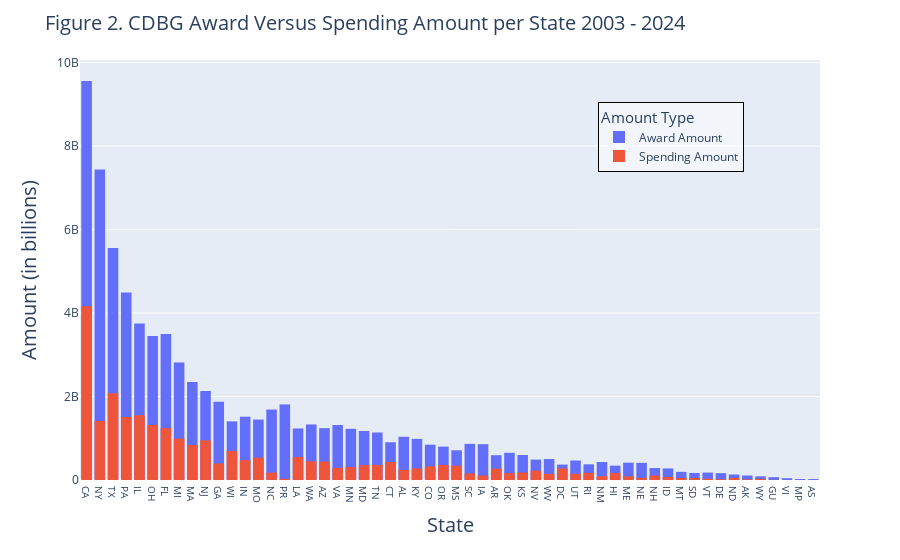

The code cell stored with this chart in its notebook:
### Markdown cell above
We can see a decline in allocated amounts from 2003 to 2012 where it is then stabilized thereon. However, the purchasing power of these amounts continues to decline. This narrative aids in the need for the re-establishment of reasons why this fund requires attention for Congress when determing the allocation amounts. 

**Figure 2** further looks into the amount of CDBG funds that are awarded to entitlments per state with the inclusion of the amount their recorded spending.

### Code cell
df_CDBG_Award_fig2 = df_CDBG_Award.copy()
df_CDBG_Spend_fig2 = df_CDBG_Spending.copy()

#Select columns from CDBG dataframe:
df_CDBG_Spend_fig2 = df_CDBG_Spend_fig2[['STATE','ACTV_FUNDING_AMT','COMPLETED_DT']]
#Convert df_CDBG COMPLETED_DT to datetime YYYY-MM-DD
df_CDBG_Spend_fig2['COMPLETED_DT'] = pd.to_datetime(df_CDBG_Spend_fig2['COMPLETED_DT'], format='%m/%d/%Y', errors='coerce')
#Drop NaN times
df_CDBG_Spend_fig2.dropna(subset = ['COMPLETED_DT'], axis = 0, inplace = True)
#Only select dates from 2003 to 2023 then plot
filtered_df_CDBG_Spending = df_CDBG_Spend_fig2[df_CDBG_Spend_fig2['COMPLETED_DT'].dt.year.between(2003,2023)]
#Aggragate funding spent by state
state_spent_sum = filtered_df_CDBG_Spending.groupby('STATE')['ACTV_FUNDING_AMT'].sum().reset_index()

#Select relevant columns from Awards df
df_CDBG_Award_fig2 = df_CDBG_Award_fig2[['Year','State','Award Amount']]
#Convert df_CDBG COMPLETED_DT to datetime YYYY-MM-DD
df_CDBG_Award_fig2['Year'] = pd.to_datetime(df_CDBG_Award_fig2['Year'], format='%Y', errors='coerce')
#Only select from 2003 to 2023
filtered_df_CDBG_awards = df_CDBG_Award_fig2[df_CDBG_Award_fig2['Year'].dt.year.between(2003,2023)]
#Aggregate funding awarded by state
state_award_sum = filtered_df_CDBG_awards.groupby('State')['Award Amount'].sum().reset_index()
#Change column title for state_award_sum from State to STATE
state_award_sum.rename(columns = {'State':'STATE'}, inplace = True)
#Change column title for state_spent_sum from ACTV_FUNDING_AMT to Spending Amount
state_spent_sum.rename(columns = {'ACTV_FUNDING_AMT':'Spending Amount'}, inplace = True)
#Merge datasets
df_merged = pd.merge(state_award_sum, state_spent_sum, on = 'STATE', how = 'outer')

#Create plot
fig2 = px.histogram(df_merged,
                   x = 'STATE',
                   y = ['Award Amount', 'Spending Amount'])
fig2.update_layout(xaxis={'categoryorder':'total descending'},
                  title = 'Figure 2. CDBG Award Versus Spending Amount per State 2003 - 2024',
                  xaxis_title = 'State',
                  yaxis_title = 'Amount (in billions)',
                  barmode = 'overlay',
                  legend_title = "Amount Type",
                  title_font = dict(size = 20),  
                  xaxis_title_font = dict(size = 20),  
                  yaxis_title_font = dict(size = 20),  
                  xaxis_tickfont = dict(size = 10), 
                  yaxis_tickfont = dict(size = 12),
                  legend=dict(
                  x = 0.7,  
                  y = 0.9,
                  font = dict(size = 12),  
                  title_font = dict(size = 15),
                  bgcolor = 'rgba(255, 255, 255, 0.5)', 
                  bordercolor = 'black',  
                  borderwidth = 1,  
                  orientation = 'v',
                  ))
fig2.show()

### Figure 1 — Plotly figure (JSON) as saved in the notebook; plotly's stock layout.template omitted (floating-point values rounded to 4 significant figures)
{"data": [{"alignmentgroup": "True", "bingroup": "x", "histfunc": "sum", "hovertemplate": "variable=Award Amount<br>STATE=%{x}<br>sum of value=%{y}<extra></extra>", "legendgroup": "Award Amount", "marker": {"color": "#636efa", "pattern": {"shape": ""}}, "name": "Award Amount", "offsetgroup": "Award Amount", "orientation": "v", "showlegend": true, "type": "histogram", "visible": true, "x": ["AK", "AL", "AR", "AS", "AZ", "CA", "CO", "CT", "DC", "DE", "FL", "GA", "GU", "HI", "IA", "ID", "IL", "IN", "KS", "KY", "LA", "MA", "MD", "ME", "MI", "MN", "MO", "MP", "MS", "MT", "NC", "ND", "NE", "NH", "NJ", "NM", "NV", "NY", "OH", "OK", "OR", "PA", "PR", "RI", "SC", "SD", "TN", "TX", "UT", "VA", "VI", "VT", "WA", "WI", "WV", "WY"], "xaxis": "x", "y": [107848071, 1035289994, 594185564, 22686572, 1241914706, 9558158476, 845296172, 904918622, 369327324, 163830341, 3497000000.0, 1874941924, 67298938, 344091251, 858013414, 276838577, 3746202497, 1516311828, 598480776, 985587551, 1234549487, 2345078020, 1175611928, 415304865, 2815000000.0, 1226433190, 1448070501, 23636656, 712000000.0, 195726688, 1688290547, 131903916, 410756811, 285996468, 2132000000.0, 430391476, 489347497, 7439633055, 3448804436, 651922705, 799758534, 4491000000.0, 1810705113, 375757454, 866444799, 169028139, 1138499080, 5560000000.0, 466225694, 1317647980, 42916128, 178274890, 1330494056, 1404283343, 501706094, 88430000.0], "yaxis": "y"}, {"alignmentgroup": "True", "bingroup": "x", "histfunc": "sum", "hovertemplate": "variable=Spending Amount<br>STATE=%{x}<br>sum of value=%{y}<extra></extra>", "legendgroup": "Spending Amount", "marker": {"color": "#EF553B", "pattern": {"shape": ""}}, "name": "Spending Amount", "offsetgroup": "Spending Amount", "orientation": "v", "showlegend": true, "type": "histogram", "visible": true, "x": ["AK", "AL", "AR", "AS", "AZ", "CA", "CO", "CT", "DC", "DE", "FL", "GA", "GU", "HI", "IA", "ID", "IL", "IN", "KS", "KY", "LA", "MA", "MD", "ME", "MI", "MN", "MO", "MP", "MS", "MT", "NC", "ND", "NE", "NH", "NJ", "NM", "NV", "NY", "OH", "OK", "OR", "PA", "PR", "RI", "SC", "SD", "TN", "TX", "UT", "VA", "VI", "VT", "WA", "WI", "WV", "WY"], "xaxis": "x", "y": [14910000.0, 243800000.0, 272500000.0, null, 441700000.0, 4164000000.0, 328500000.0, 429200000.0, 276900000.0, 20690000.0, 1239000000.0, 396600000.0, 2158000.0, 166200000.0, 107100000.0, 73880000.0, 1552000000.0, 473600000.0, 181000000.0, 277400000.0, 547300000.0, 838700000.0, 354600000.0, 87080000.0, 992900000.0, 308200000.0, 534300000.0, null, 342300000.0, 49310000.0, 177000000.0, 49900000.0, 50900000.0, 107600000.0, 949900000.0, 91400000.0, 225500000.0, 1415000000.0, 1318000000.0, 164500000.0, 360400000.0, 1508000000.0, 30180000.0, 171700000.0, 157100000.0, 47150000.0, 358900000.0, 2078000000.0, 148800000.0, 290800000.0, 119800.0, 31986575, 450000000.0, 694800000.0, 148700000.0, 27090000.0], "yaxis": "y"}], "layout": {"autosize": true, "barmode": "overlay", "legend": {"bgcolor": "rgba(255, 255, 255, 0.5)", "bordercolor": "black", "borderwidth": 1, "font": {"size": 12}, "orientation": "v", "title": {"font": {"size": 15}, "text": "Amount Type"}, "tracegroupgap": 0, "x": 0.7, "y": 0.9}, "margin": {"t": 60}, "title": {"font": {"size": 20}, "text": "Figure 2. CDBG Award Versus Spending Amount per State 2003 - 2024"}, "xaxis": {"anchor": "y", "autorange": true, "categoryorder": "total descending", "domain": [0, 1], "range": [-0.5, 55.5], "tickfont": {"size": 10}, "title": {"font": {"size": 20}, "text": "State"}, "type": "category"}, "yaxis": {"anchor": "x", "autorange": true, "domain": [0, 1], "range": [0, 10060000000.0], "tickfont": {"size": 12}, "title": {"font": {"size": 20}, "text": "Amount (in billions)"}, "type": "linear"}}}
